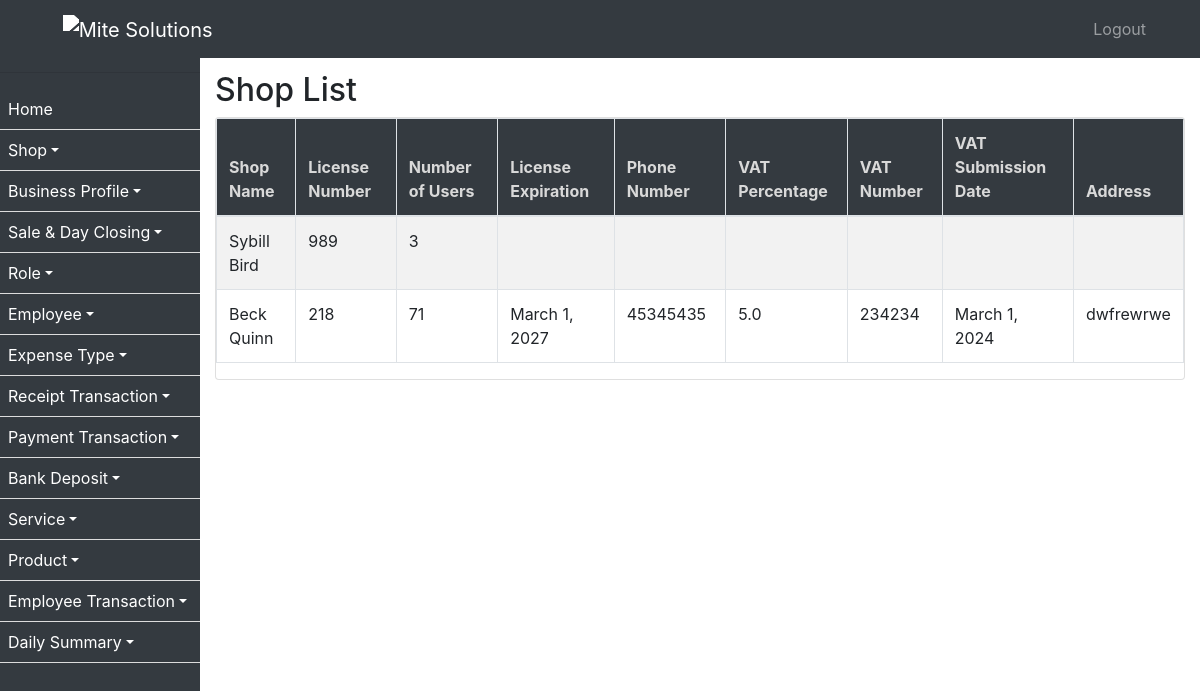
The page /shop/ on the database as committed earlier.
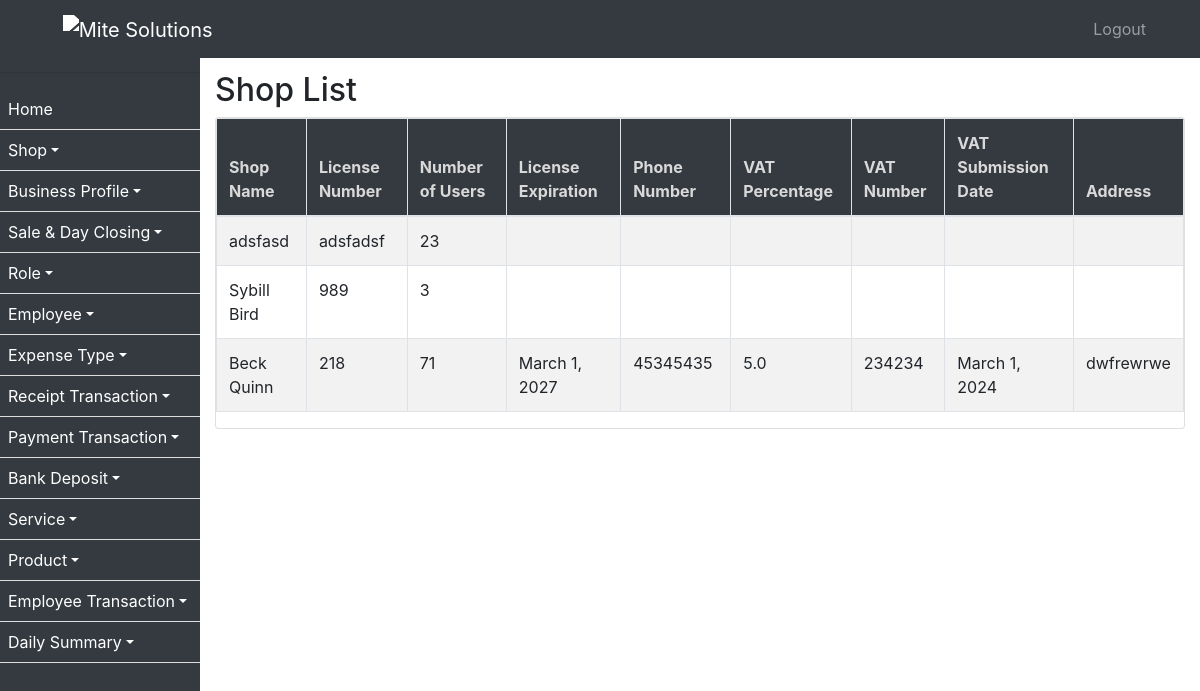
The same page on the database as committed later.
### ezshopapp/models.py (models this page shows, shortened)
class Shop(models.Model):
    name = models.CharField(max_length=255)
    license_number = models.CharField(max_length=50, unique=True)
    num_users = models.PositiveIntegerField()
    vat_remainder = models.BooleanField(default=False)
    employee_transaction_window = models.BooleanField(default=False)
    license_expiration_reminder = models.BooleanField(default=False)
    employee_visa_expiration_reminder = models.BooleanField(default=False)
    employee_passport_expiration_reminder = models.BooleanField(default=False)

class ShopAdmin(models.Model):
    shop = models.ForeignKey(Shop, on_delete=models.CASCADE, related_name='admins')
    license_expiration = models.DateField()
    license_file = models.FileField(upload_to='licenses/')
    phone_number = models.CharField(max_length=20)
    vat_percentage = models.FloatField()
    vat_number = models.CharField(max_length=50)
    vat_submission_date = models.DateField()
    vat_certificate = models.FileField(upload_to='vat_certificate/')
    address = models.TextField()
    admin_user = models.ForeignKey(User, on_delete=models.CASCADE)
    license_expiration_reminder_days = models.PositiveIntegerField()
    vat_submission_date_reminder_days = models.PositiveIntegerField()
    employee_visa_expiration_reminder_days = models.PositiveIntegerField()

### ezshopapp/views.py (the view)
# urls.py: path('shop/', ShopListView.as_view(), name='shop_list'),
class ShopListView(ListView):
    model = Shop
    template_name = 'shop_list.html'
    context_object_name = 'shops'
    def get_queryset(self):
        return Shop.objects.all().order_by('-name')

### ezshopapp/templates/shop_list.html (shortened to what this page needs)
{% extends 'base.html' %}
{% block content %}
  <h2>Shop List</h2>
  <div class="card table-responsive">
    <table id="shopTable" class="table table-bordered table-striped">
      <thead>
        <tr>
          <th>Shop Name</th>
          <th>License Number</th>
          <th>Number of Users</th>
          <th>License Expiration</th>
          <th>Phone Number</th>
          <th>VAT Percentage</th>
          <th>VAT Number</th>
          <th>VAT Submission Date</th>
          <th>Address</th>
        </tr>
      </thead>
      <tbody>
        {% for shop in object_list %}
          <tr>
            <td>{{ shop.name }}</td>
            <td>{{ shop.license_number }}</td>
            <td>{{ shop.num_users }}</td>
            {% with admin=shop.admins.first %}
              <td>{{ admin.license_expiration }}</td>
              <td>{{ admin.phone_number }}</td>
              <td>{{ admin.vat_percentage }}</td>
              <td>{{ admin.vat_number }}</td>
              <td>{{ admin.vat_submission_date }}</td>
              <td>{{ admin.address }}</td>
            {% endwith %}
          </tr>
        {% endfor %}
      </tbody>
    </table>
  </div>
{% endblock %}

Rows that differ between the two databases and show on the page:
added Shop: name "adsfasd", license_number "adsfadsf", num_users "23"
